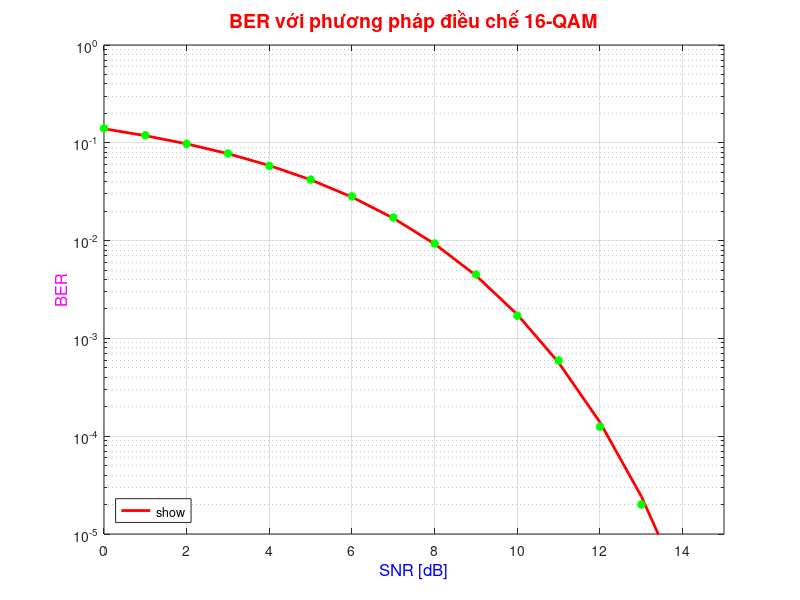
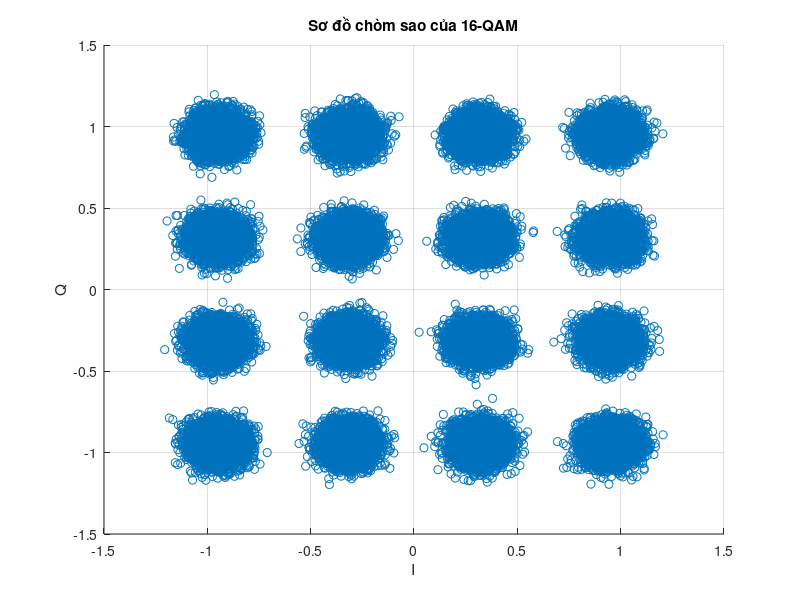

Write the MATLAB code that produced these figures, in order.
clc; close all; clear;
N = 10^5; % Số ký tự truyền
M = 16; % Số chòm sao
k = log2(M); % Số bit/mỗi ký tự

alphaRe = [-(2*sqrt(M)/2-1):2:-1 1:2:2*sqrt(M)/2-1];
alphaIm = [-(2*sqrt(M)/2-1):2:-1 1:2:2*sqrt(M)/2-1];
k_16QAM = 1/sqrt(10);

Eb_N0_dB = 0:15; % Es/N0 tương ứng
Es_N0_dB = Eb_N0_dB + 10*log10(k);

% Ánh xạ -> mã Gray
ref = 0:k-1;
map = bitxor(ref, floor(ref/2));
[~, ind] = sort(map);

BerThucTe = zeros(1, length(Eb_N0_dB));

for ii = 1:length(Eb_N0_dB)
    % Tạo ký tự
    ipBit = rand(1, N*k) > 0.5; % Ngẫu nhiên 0 và 1
    ipBitReshape = reshape(ipBit, k, N).';
    bin2DecMatrix = ones(N, 1)*(2.^[(k/2-1):-1:0]);
    
    % Phần thực
    ipBitRe = ipBitReshape(:, 1:k/2);
    ipDecRe = sum(ipBitRe.*bin2DecMatrix, 2);
    ipGrayDecRe = bitxor(ipDecRe, floor(ipDecRe/2));
    
    % Phần ảo
    ipBitIm = ipBitReshape(:, k/2+1:k);
    ipDecIm = sum(ipBitIm.*bin2DecMatrix, 2);
    ipGrayDecIm = bitxor(ipDecIm, floor(ipDecIm/2));
    
    % Ánh xạ các ký tự từ Gray code sang chòm sao
    modRe = alphaRe(ipGrayDecRe+1);
    modIm = alphaIm(ipGrayDecIm+1);
    
    % Tạo chòm sao
    mod = modRe + 1j*modIm;
    s = k_16QAM * mod;
    
    % Nhiễu
    n = 1/sqrt(2) * (randn(1, N) + 1j*randn(1, N));
    
    % Thu nhận tín hiệu
    y = s + 10^(-Es_N0_dB(ii)/20)*n;
    
    % Giải mã
    y_re = real(y)/k_16QAM;
    y_im = imag(y)/k_16QAM;
    
    % Làm tròn giá trị thu
    ipHatRe = 2*floor(y_re/2) + 1;
    ipHatRe(ipHatRe > max(alphaRe)) = max(alphaRe);
    ipHatRe(ipHatRe < min(alphaRe)) = min(alphaRe);
    
    ipHatIm = 2*floor(y_im/2) + 1;
    ipHatIm(ipHatIm > max(alphaIm)) = max(alphaIm);
    ipHatIm(ipHatIm < min(alphaIm)) = min(alphaIm);
    
    % Chuyển chòm sao về thập phân
    ipDecHatRe = ind(floor((ipHatRe+4)/2+1))-1;
    ipDecHatIm = ind(floor((ipHatIm+4)/2+1))-1;
    
    % Chuyển đổi sang dạng nhị phân
    ipBinHatRe = dec2bin(ipDecHatRe, k/2) - '0';
    ipBinHatIm = dec2bin(ipDecHatIm, k/2) - '0';
    
    % Đếm số lỗi bit
    BerThucTe(ii) = sum(ipBitRe(:) ~= ipBinHatRe(:)) + sum(ipBitIm(:) ~= ipBinHatIm(:));
end

% Tỷ lệ lỗi bit thực tế và lý thuyết
BerLyThuyet = (1/k) * (3/2) * erfc(sqrt(k*0.1*(10.^(Eb_N0_dB/10))));

% Vẽ đồ thị
figure;
semilogy(Eb_N0_dB, BerLyThuyet, 'r-', 'LineWidth', 2, 'DisplayName', 'Lý thuyết');
hold on;
semilogy(Eb_N0_dB, BerThucTe/(N*k), 'g*', 'LineWidth', 2, 'DisplayName', 'Thực tế');
axis([0 15 10^-5 1]);
grid on;
legend('show', 'Location', 'southwest');
xlabel('SNR [dB]', 'FontSize', 12, 'Color', 'b');
ylabel('BER', 'FontSize', 12, 'Color', 'm');
title('BER với phương pháp điều chế 16-QAM', 'FontSize', 14, 'Color', 'r');
hold off;

% Biểu đồ phân bố chòm sao
figure;
scatter(real(y), imag(y), 'b.');
grid on;
xlabel('I');
ylabel('Q');
title('Sơ đồ chòm sao của 16-QAM');

% Hiển thị thêm thông tin phân tích
fprintf('Phân tích kết quả BER:\n');
for ii = 1:length(Eb_N0_dB)
    fprintf('SNR = %d dB: BER thực tế = %e, BER lý thuyết = %e\n', Eb_N0_dB(ii), BerThucTe(ii)/(N*k), BerLyThuyet(ii));
end
